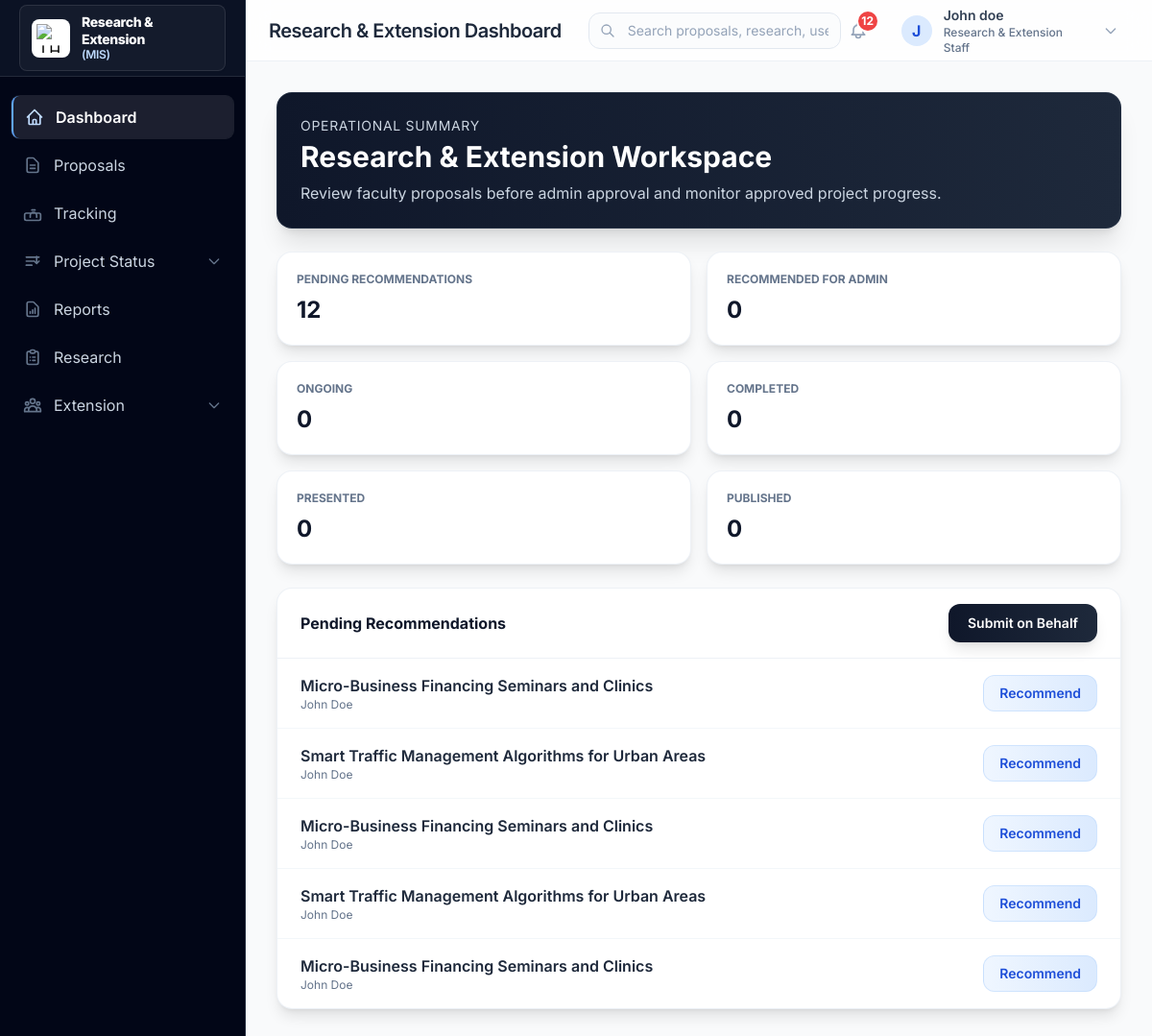
Page /dashboard/dashboard/ (signed in) on the earlier database version.
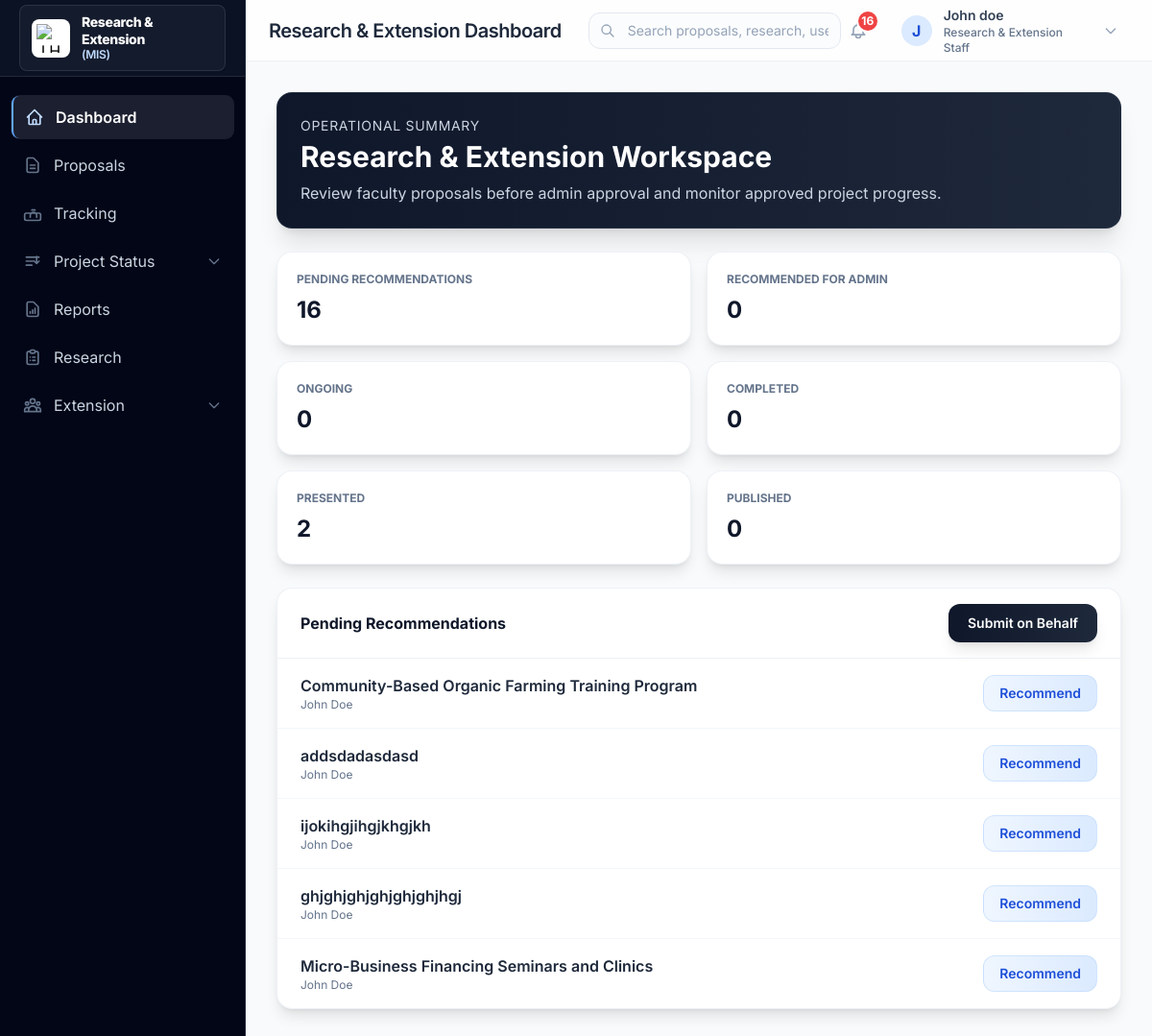
Same page on the later database version.
### proposals/models.py (models this page shows, shortened)
class Proposal(models.Model):
    title = models.CharField(max_length=255)
    abstract = models.TextField()
    full_description = models.TextField()
    proposal_type = models.CharField(
        max_length=20,
        choices=ProposalType.choices,
        default=ProposalType.RESEARCH
    )
    faculty_author = models.ForeignKey(
        settings.AUTH_USER_MODEL,
        on_delete=models.CASCADE,
        related_name='proposals_authored'
    )
    submitted_by = models.ForeignKey(
        settings.AUTH_USER_MODEL,
        on_delete=models.SET_NULL,
        null=True,
        blank=True,
        related_name='proposals_submitted'
    )
    submitted_on_behalf = models.BooleanField(default=False)
    research_staff = models.ForeignKey(
        settings.AUTH_USER_MODEL,
        on_delete=models.SET_NULL,
        null=True,
        blank=True,
        related_name='proposals_research'
    )
    date_submitted = models.DateTimeField(auto_now_add=True)
    date_updated = models.DateTimeField(auto_now=True)
    proposal_document = models.FileField(upload_to='proposals/documents/', blank=True, null=True)
    budget_pdf = models.FileField(upload_to='proposals/budgets/', blank=True, null=True)
    supporting_image = models.ImageField(upload_to='proposals/images/', blank=True, null=True)
    status = models.CharField(
        max_length=30,
        choices=ProposalStatus.choices,
        default=ProposalStatus.PENDING_RECOMMENDATION
    )
    recommended_by = models.ForeignKey(
        settings.AUTH_USER_MODEL,
        on_delete=models.SET_NULL,
        null=True,
        blank=True,
        related_name='proposals_recommended'
    )
    recommendation_notes = models.TextField(blank=True)
    recommended_at = models.DateTimeField(blank=True, null=True)
    reviewed_by = models.ForeignKey(
        settings.AUTH_USER_MODEL,
        on_delete=models.SET_NULL,
        null=True,
        blank=True,
        related_name='proposals_reviewed'
    )
    review_notes = models.TextField(blank=True)
    reviewed_at = models.DateTimeField(blank=True, null=True)
    project_progress_status = models.CharField(
        max_length=20,
        choices=ProjectProgressStatus.choices,
        blank=True
    )
    progress_report = models.FileField(upload_to='proposals/progress_reports/', blank=True, null=True)
    abstract_document = models.FileField(upload_to='proposals/abstracts/', blank=True, null=True)
    certificate_of_appearance = models.FileField(upload_to='proposals/certificates/', blank=True, null=True)
    certificate_of_participation = models.FileField(upload_to='proposals/certificates/', blank=True, null=True)
    conference_proceedings = models.FileField(upload_to='proposals/proceedings/', blank=True, null=True)
    full_paper = models.FileField(upload_to='proposals/full_papers/', blank=True, null=True)
    certificate_of_publication = models.FileField(upload_to='proposals/certificates/', blank=True, null=True)
    class Meta:
        ordering = ['-date_submitted']
        verbose_name = 'Proposal'
        verbose_name_plural = 'Proposals'

### users/models.py (models this page shows, shortened)
class CustomUser(AbstractUser):
    ROLE_CHOICES = UserRole.choices
    DEPARTMENT_CHOICES = Department.choices
    role = models.CharField(
        max_length=30,
        choices=UserRole.choices,
        default=UserRole.FACULTY
    )
    employee_id = models.CharField(max_length=50, blank=True)
    department = models.CharField(
        max_length=100,
        choices=Department.choices,
        blank=True
    )
    phone = models.CharField(max_length=20, blank=True)
    created_at = models.DateTimeField(auto_now_add=True)
    updated_at = models.DateTimeField(auto_now=True)
    class Meta:
        verbose_name = 'User'
        verbose_name_plural = 'Users'
    @property
    def is_admin(self):
        return self.role == UserRole.ADMIN or self.is_superuser
    @property
    def is_faculty(self):
        return self.role == UserRole.FACULTY
    @property
    def is_research_extension_staff(self):
        return self.role == UserRole.RESEARCH_EXTENSION_STAFF
    @property
    def is_research_staff(self):
        return self.is_research_extension_staff
    @property
    def is_extension_staff(self):
        return self.is_research_extension_staff

### portal/views.py (the view)
# urls.py: path('dashboard/', views.dashboard, name='dashboard'),
@login_required
def dashboard(request: HttpRequest) -> HttpResponse:
    user = request.user
    if user.is_admin:
        return admin_dashboard(request)
    elif user.is_faculty:
        return faculty_dashboard(request)
    elif user.is_research_extension_staff:
        return research_extension_dashboard(request)
    return redirect('login')

### templates/portal/research_extension_dashboard.html (shortened to what the changed rows need)
{% extends 'base.html' %}
{% block page_title %}Research & Extension Dashboard{% endblock %}
{% block content %}
<div data-dashboard-shell data-dashboard-variant="executive-clean" class="max-w-7xl mx-auto space-y-6">
    <section class="rounded-2xl bg-gradient-to-r from-slate-900 to-slate-800 text-white p-6 shadow-xl border border-slate-700/50">
        <h1 class="text-2xl md:text-3xl font-bold mt-1">Research & Extension Workspace</h1>
    </section>
    <section class="grid sm:grid-cols-2 xl:grid-cols-6 gap-4">
        <div class="metric-card bg-white border border-slate-200/60 rounded-2xl p-5 shadow-lg hover:shadow-xl transition-shadow">
            <p class="text-xs font-bold uppercase text-slate-500">Pending Recommendations</p>
            <p class="text-2xl font-bold text-slate-900 mt-2">{{ total_pending_recommendations }}</p>
        </div>
        <a href="{% url 'proposal_list' %}?status=APPROVED&progress_status=PRESENTED" class="metric-card bg-white border border-slate-200/60 rounded-2xl p-5 shadow-lg hover:shadow-xl transition-all hover:-translate-y-0.5 focus:outline-none focus:ring-2 focus:ring-indigo-500/40">
            <p class="text-xs font-bold uppercase text-slate-500">Presented</p>
            <p class="text-2xl font-bold text-slate-900 mt-2">{{ presented_projects }}</p>
        </a>
    </section>
    <section class="bg-white border border-slate-200/60 rounded-2xl overflow-hidden shadow-lg">
        <div class="px-6 py-4 border-b border-slate-200/60 flex items-center justify-between">
            <h2 class="font-bold text-slate-900">Pending Recommendations</h2>
        </div>
        <div class="divide-y divide-slate-100/80">
            {% for proposal in pending_recommendations %}
            <div class="px-6 py-4 flex items-center justify-between gap-4 hover:bg-slate-50/50 transition-colors">
                <div>
                    <p class="font-semibold text-slate-800">{{ proposal.title }}</p>
                    <p class="text-xs text-slate-500">{{ proposal.faculty_author.get_full_name|default:proposal.faculty_author.username }}</p>
                </div>
                <a href="{% url 'proposal_recommend' proposal.pk %}" class="px-4 py-2 rounded-xl bg-gradient-to-r from-blue-50 to-blue-100 text-blue-700 text-sm font-semibold border border-blue-200/60 hover:from-blue-100 hover:to-blue-200 transition">Recommend</a>
            </div>
            {% endfor %}
        </div>
    </section>
</div>
{% endblock %}

### templates/base.html (shortened to what the changed rows need)
{% load static %}
<!DOCTYPE html>
<html lang="en">
<head>
    <script src="https://cdn.tailwindcss.com"></script>
</head>
<body class="bg-gray-50" x-data="{ sidebarOpen: false }">
    {% if user.is_authenticated %}
    <div class="flex h-screen">
        <aside data-sidebar-variant="executive-clean"
            :class="sidebarOpen ? 'translate-x-0 shadow-2xl' : '-translate-x-full'"
            class="fixed inset-y-0 left-0 z-50 w-64 bg-slate-950 border-r border-slate-800 transform transition-transform duration-300 ease-in-out lg:relative lg:translate-x-0 lg:shadow-sm flex flex-col"
        >
            <div class="flex items-center justify-between h-20 px-5 border-b border-white/10 bg-slate-900/70">
                <div class="flex items-center gap-3 min-w-0 rounded-lg border border-white/10 bg-white/[0.04] px-3 py-2 shadow-sm">
                    <h1 class="text-sm font-extrabold text-white leading-tight tracking-tight">
                        Research &amp; Extension
                        <span class="block text-xs font-semibold text-blue-200">(MIS)</span>
                    </h1>
                </div>
            </div>
        </aside>
        <div class="flex-1 flex flex-col min-w-0">
            <header class="bg-white/80 backdrop-blur-md border-b border-slate-200/60 sticky top-0 z-30 h-16 flex flex-col justify-center">
                <div class="flex items-center justify-between px-4 sm:px-6">
                    <div class="flex items-center gap-3">
                        <h2 class="text-xl font-semibold text-slate-800 tracking-tight hidden lg:block leading-none">{% block page_title %}Dashboard{% endblock %}</h2>
                    </div>
                    <div class="flex items-center gap-4">
                        <div class="relative" x-data="{ notifyOpen: false }">
                            <button @click="notifyOpen = !notifyOpen" @click.away="notifyOpen = false" class="p-2 text-slate-400 hover:text-blue-600 hover:bg-blue-50 rounded-full transition-colors relative focus:outline-none">
                                {% if notification_count > 0 %}
                                <span class="absolute -top-1 -right-1 min-w-6 h-6 bg-red-500 text-white text-xs font-bold rounded-full border-2 border-white flex items-center justify-center leading-none">
                                    {% if notification_count > 99 %}99+{% else %}{{ notification_count }}{% endif %}
                                </span>
                                {% endif %}
                            </button>
                        </div>
                    </div>
                </div>
            </header>
            <main class="flex-1 overflow-x-hidden overflow-y-auto p-4 sm:p-6 lg:p-8">
                <div class="max-w-7xl mx-auto">
                    {% block content %}{% endblock %}
                </div>
            </main>
        </div>
    </div>
    {% else %}
    <div class="min-h-screen flex flex-col justify-center bg-slate-50">
        {% block login_content %}{% endblock %}
    </div>
    {% endif %}
</body>
</html>

Differences in the rows shown:
no longer on this page (row unchanged): Proposal: title "Smart Traffic Management Algorithms for Urban Areas", faculty_author.get_full_name "John Doe"
no longer on this page (row unchanged): Proposal: title "Micro-Business Financing Seminars and Clinics", faculty_author.get_full_name "John Doe"
no longer on this page (row unchanged): Proposal: title "Smart Traffic Management Algorithms for Urban Areas", faculty_author.get_full_name "John Doe"
no longer on this page (row unchanged): Proposal: title "Micro-Business Financing Seminars and Clinics", faculty_author.get_full_name "John Doe"
added Proposal: title "Community-Based Organic Farming Training Program", faculty_author.get_full_name "John Doe"
added Proposal: title "addsdadasdasd", faculty_author.get_full_name "John Doe"
added Proposal: title "ijokihgjihgjkhgjkh", faculty_author.get_full_name "John Doe"
added Proposal: title "ghjghjghjghjghjghjhgj", faculty_author.get_full_name "John Doe"
Other differences:
{{ notification_count }}: "12" → "16"
{{ total_pending_recommendations }}: "12" → "16"
{{ presented_projects }}: "0" → "2"
